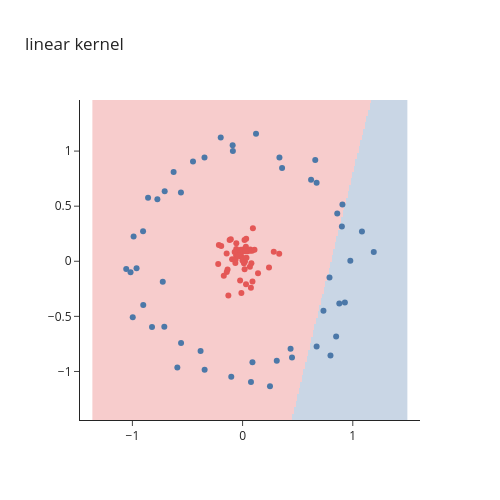

The notebook cell this image was saved under:
### Code cell
def plot_decision_boundary(model, X, y, title=""):
    # predict every point of a fine grid, colour the grid by the prediction, then draw the data on top
    xs = np.linspace(X[:, 0].min() - 0.3, X[:, 0].max() + 0.3, 200)
    ys = np.linspace(X[:, 1].min() - 0.3, X[:, 1].max() + 0.3, 200)
    XX, YY = np.meshgrid(xs, ys)
    Z = model.predict(np.c_[XX.ravel(), YY.ravel()]).reshape(XX.shape)
    fig = go.Figure(go.Heatmap(x=xs, y=ys, z=Z, showscale=False, opacity=0.3,
                               colorscale=[[0, "#4C78A8"], [1, "#E45756"]]))
    fig.add_trace(go.Scatter(x=X[:, 0], y=X[:, 1], mode="markers", marker=dict(color=colours[y])))
    fig.update_layout(template="simple_white", width=500, height=500, title=title, yaxis_scaleanchor="x")
    fig.show()

plot_decision_boundary(linear, X, y, "linear kernel")
